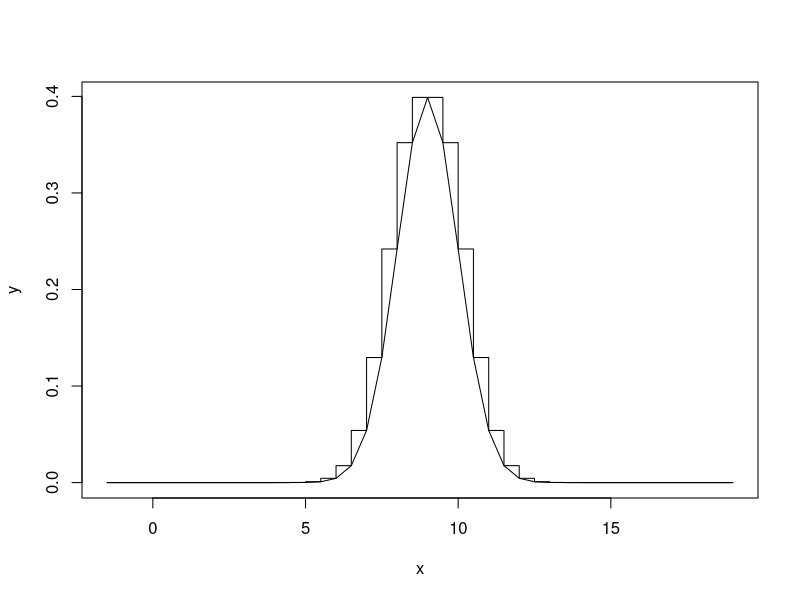

The R source for this figure:
rm(list=ls())
#We begin by creating the two first function we need to generate our boxes, generate_boxes
#To do this, we're first going to create a function that generates the boxes on the decreasing
#part of each normal law, the function we'll then copy and paste the boxes on the increasing part
#to have a full approximation with boxes of our density.

boxes=function(left_bound=-1,right_bound=1,number_of_boxes=1,mean=0,sd=1,type="over"){
  const=sd*sqrt(2*pi)
  density=function(x){
    return ((1/const)*exp((-(x-mean)^2)/(2*sd^2)))
  }
  bound = ifelse(abs(mean-left_bound)>abs(mean-right_bound),mean+abs(mean-left_bound),right_bound)
  #We're just getting sure that the right bound is the more distant to the mean of our normal law between the left and the right bound
  step=(bound-mean)/number_of_boxes
  intervals=seq(mean,bound,step)
  if(type=="over"){
    right_interval=seq(mean,bound+step,step)
    left_interval=sort(-right_interval)+2*mean
    lr = length(right_interval)-1
    left_interval=left_interval[1:lr]
    right_interval=right_interval[1:length(right_interval)-1]
    right_heights=density(right_interval)
    left_heights=sort(right_heights)[1:length(right_heights)]
  }else if(type=="under"){
    heights=density(seq(mean+step,bound+step,step))
  }
  intervals=c(left_interval,right_interval)
  heights=c(left_heights,right_heights)
  #If we generate boxes under the density we need to go one step further and begin one step further to get sure the boxes stay under the density of our normal law
  return(list(intervals,heights))
}

symetry=function(intervals,heights,mean,bound){
  
}

moyenne=9
a=boxes(mean=moyenne,number_of_boxes = 20, type = "over")
x=a[[1]]
y=a[[2]]
plot(x,y,type='s')
lines(x,dnorm(x,mean=moyenne))